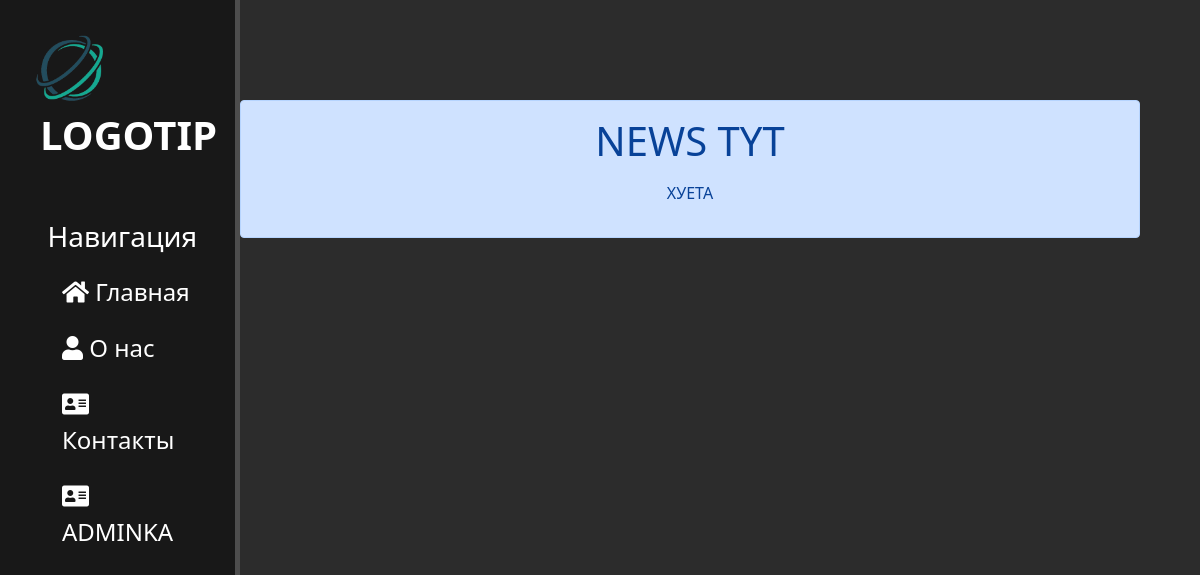
The page /news/ on the database as committed earlier.
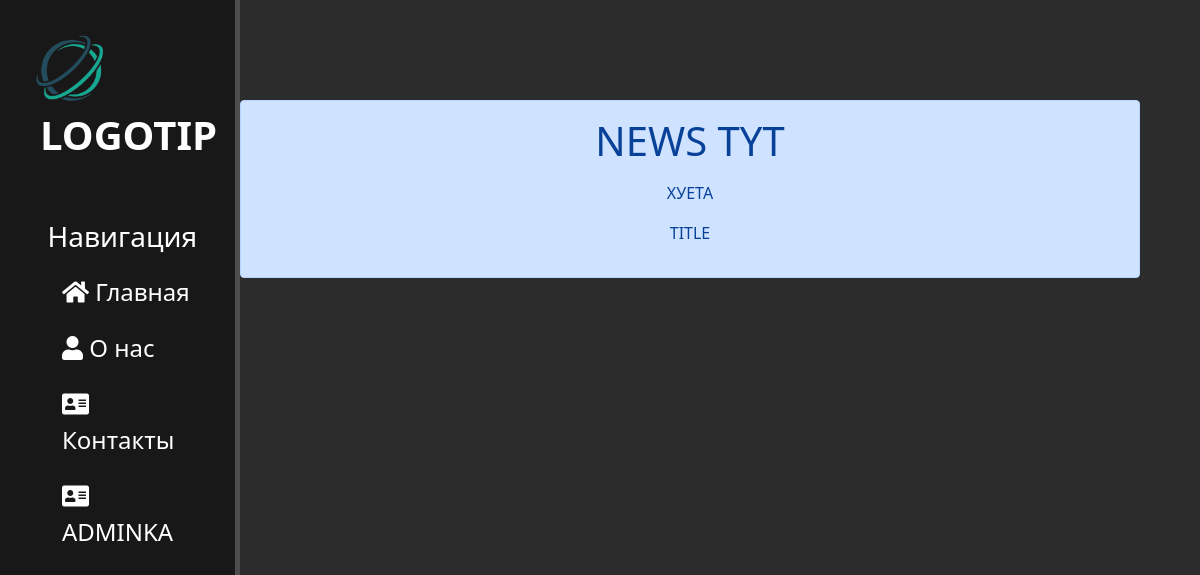
The same page on the database as committed later.
### news/models.py (models this page shows, shortened)
class Articles(models.Model):
    title = models.CharField("Название", max_length=50)
    anons = models.CharField("Анонс", max_length=50)
    full_text = models.TextField("Статья")
    date = models.DateTimeField ('Дата публикации')
    class Meta:
        verbose_name = 'Новость'
        verbose_name_plural = "Новости"

### news/views.py (the view)
# urls.py: path('', views.news_home, name = 'news_home'),
def news_home(request):
    news = Articles.objects.all()
    return render (request, 'news/news_home.html', {'news': news})

### news/templates/news/news_home.html (shortened to what this page needs)
{% extends 'main/layout.html' %}
{% block content%}
<div class='features'>
<div class="alert alert-primary" role="alert">
    <h1>NEWS TYT</h1>
    <p>
        {%for elements in news%}
        <p>{{elements.title}}</p>
        {%endfor%}
    </p>
</div>
</div>
{% endblock %}

### main/templates/main/layout.html (shortened to what this page needs)
{% load static %}
<!DOCTYPE html>
<html lang="en">
<head>
    <link rel="stylesheet" href="https://cdn.jsdelivr.net/npm/bootstrap@5.1.3/dist/css/bootstrap.min.css">
    <link rel="stylesheet" href="{% static 'main/css/main.css' %}">
    <link rel="stylesheet" href="https://use.fontawesome.com/releases/v5.8.2/css/all.css">
</head>
<body>
    <aside>
        <img src='{% static "main/img/logo.png" %}' alt = 'LOGO'>
        <span class = 'logo'>LOGOTIP</span>
        <h3>Навигация</h3>
        <ul>
            <a href="{% url 'home' %}"><li><i class="fas fa-home"></i> Главная</li></a>
            <a href="{% url 'about' %}"><li><i class="fas fa-user"></i> О нас</li></a>
            <a href="{% url 'news_home' %}"><li><i class="fas fa-address-card"></i> Контакты</li></a>
            <a href="admin/"><li><i class="fas fa-address-card"></i> ADMINKA</li></a>
        </ul>
    </aside>
    <main>
        {% block content%}
        {% endblock %}
    </main>
</body>
</html>

### main/static/main/css/main.css (style rules this page uses)
body { background: #2c2c2c; }
aside { float: left; background: #181818; width: 20%; padding: 2.5%; height: 100vh; color:#fff; border-right: 5px solid #4d4d4d; }
aside img { width: 80px; float: left; }
aside .logo { font-size: 40px; margin-left: 10px; font-weight: bold; position: relative; top: -5px; }
aside h3 { margin-top:50px; font-size: 28px; margin-left: 10%; }
aside ul { list-style:none }
aside ul li { color: #fff; display: block; margin-top: 20px; font-size: 24px; text-decoration: none; }
main .features { float: left; color: #fff; margin-top: 100px; text-align: center; width: 75%; }
a { text-decoration: none }

Rows that differ between the two databases and show on the page:
added Articles: title "TITLE"
